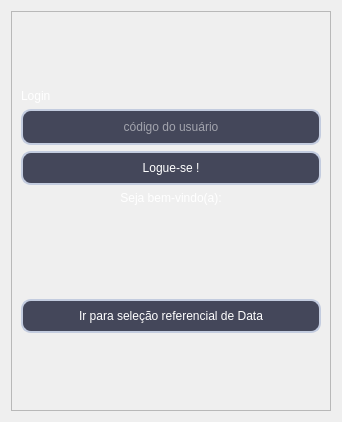
  <widget class="QWidget" name="login">
   <layout class="QVBoxLayout" name="verticalLayout_3">
    <item alignment="Qt::AlignmentFlag::AlignHCenter|Qt::AlignmentFlag::AlignVCenter">
     <widget class="QFrame" name="frame">
      <property name="minimumSize">
       <size>
        <width>320</width>
        <height>400</height>
       </size>
      </property>
      <property name="maximumSize">
       <size>
        <width>320</width>
        <height>400</height>
       </size>
      </property>
      <property name="frameShape">
       <enum>QFrame::Shape::StyledPanel</enum>
      </property>
      <property name="frameShadow">
       <enum>QFrame::Shadow::Raised</enum>
      </property>
      <layout class="QVBoxLayout" name="verticalLayout_2">
       <item>
        <spacer name="verticalSpacer">
         <property name="orientation">
          <enum>Qt::Orientation::Vertical</enum>
         </property>
         <property name="sizeHint" stdset="0">
          <size>
           <width>20</width>
           <height>40</height>
          </size>
         </property>
        </spacer>
       </item>
       <item>
        <widget class="QLabel" name="label_login">
         <property name="styleSheet">
          <string notr="true">font: 700 14pt &quot;Segoe UI&quot;;
color: rgb(255,255,255);</string>
         </property>
         <property name="text">
          <string>Login</string>
         </property>
        </widget>
       </item>
       <item>
        <widget class="QLineEdit" name="input_user_code">
         <property name="sizePolicy">
          <sizepolicy hsizetype="Minimum" vsizetype="Fixed">
           <horstretch>0</horstretch>
           <verstretch>0</verstretch>
          </sizepolicy>
         </property>
         <property name="minimumSize">
          <size>
           <width>300</width>
           <height>0</height>
          </size>
         </property>
         <property name="maximumSize">
          <size>
           <width>300</width>
           <height>16777215</height>
          </size>
         </property>
         <property name="styleSheet">
          <string notr="true">QLineEdit {
	background-color: rgb(68,71,90);
	padding: 8px;
	border: 2px solid #c3ccdf;
	color: rgb(255,255,255);
	border-radius: 10px;
}</string>
         </property>
         <property name="alignment">
          <set>Qt::AlignmentFlag::AlignCenter</set>
         </property>
         <property name="placeholderText">
          <string>código do usuário</string>
         </property>
        </widget>
       </item>
       <item>
        <widget class="QPushButton" name="btn_login">
         <property name="minimumSize">
          <size>
           <width>300</width>
           <height>0</height>
          </size>
         </property>
         <property name="maximumSize">
          <size>
           <width>300</width>
           <height>16777215</height>
          </size>
         </property>
         <property name="styleSheet">
          <string notr="true">QPushButton {
	background-color: rgb(68,71,90);
	padding: 8px;
	border: 2px solid #c3ccdf;
	color: rgb(255,255,255);
	border-radius: 10px;
}

QPushButton:hover {
	background-color: rgb(85, 170, 255);
}

QPushButton:pressed {
	background-color: rgb(255, 0, 127);
}
</string>
         </property>
         <property name="text">
          <string>Logue-se !</string>
         </property>
        </widget>
       </item>
       <item>
        <widget class="QLabel" name="lbl_ola">
         <property name="enabled">
          <bool>false</bool>
         </property>
         <property name="styleSheet">
          <string notr="true">font: 700 14pt &quot;Segoe UI&quot;;
color: rgb(255,255,255);</string>
         </property>
         <property name="text">
          <string>Seja bem-vindo(a):</string>
         </property>
         <property name="alignment">
          <set>Qt::AlignmentFlag::AlignCenter</set>
         </property>
        </widget>
       </item>
       <item alignment="Qt::AlignmentFlag::AlignHCenter">
        <widget class="QLabel" name="nome_usuario_login">
         <property name="sizePolicy">
          <sizepolicy hsizetype="Preferred" vsizetype="Minimum">
           <horstretch>0</horstretch>
           <verstretch>0</verstretch>
          </sizepolicy>
         </property>
         <property name="minimumSize">
          <size>
           <width>240</width>
           <height>0</height>
          </size>
         </property>
         <property name="layoutDirection">
          <enum>Qt::LayoutDirection::LeftToRight</enum>
         </property>
         <property name="styleSheet">
          <string notr="true">font: 700 14pt &quot;Segoe UI&quot;;
color: rgb(255,255,255);</string>
         </property>
         <property name="text">
          <string/>
         </property>
         <property name="alignment">
          <set>Qt::AlignmentFlag::AlignCenter</set>
         </property>
        </widget>
       </item>
       <item>
        <spacer name="verticalSpacer_18">
         <property name="orientation">
          <enum>Qt::Orientation::Vertical</enum>
         </property>
         <property name="sizeHint" stdset="0">
          <size>
           <width>20</width>
           <height>40</height>
          </size>
         </property>
        </spacer>
       </item>
       <item>
        <widget class="QPushButton" name="btn_selection_date">
         <property name="minimumSize">
          <size>
           <width>300</width>
           <height>0</height>
          </size>
         </property>
         <property name="maximumSize">
          <size>
           <width>300</width>
           <height>16777215</height>
          </size>
         </property>
         <property name="styleSheet">
          <string notr="true">QPushButton {
	background-color: rgb(68,71,90);
	padding: 8px;
	border: 2px solid #c3ccdf;
	color: rgb(255,255,255);
	border-radius: 10px;
}

QPushButton:hover {
	background-color: rgb(85, 170, 255);
}

QPushButton:pressed {
	background-color: rgb(255, 0, 127);
}</string>
         </property>
         <property name="text">
          <string>Ir para seleção referencial de Data</string>
         </property>
        </widget>
       </item>
       <item>
        <spacer name="verticalSpacer_2">
         <property name="orientation">
          <enum>Qt::Orientation::Vertical</enum>
         </property>
         <property name="sizeHint" stdset="0">
          <size>
           <width>20</width>
           <height>40</height>
          </size>
         </property>
        </spacer>
       </item>
      </layout>
     </widget>
    </item>
   </layout>
  </widget>
